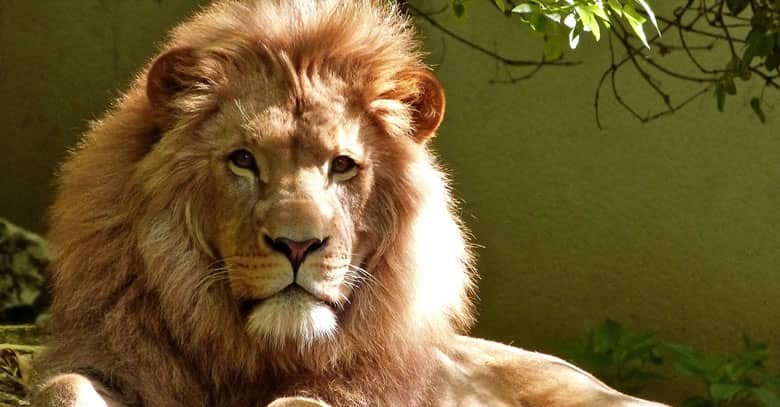
//> input picture testingJC/leon.jpg, 780 x 407 px, given in place of the camera
$ ./main   (built with g++ and OpenCV 4)
//> lines starting //> are read from the running program, lines starting //| are printed output that depends on the picture; after the words box and inside, x2 and y2 are one past the last pixel; in counts of white or black regions, pixels touching at a corner belong together

// Librerías que contienen funciones estándar de C++
#include <iostream>
#include <cstdlib>


// Librería que contiene funciones matemáticas
#include <cmath>

// Librerías de OpenCV

// Se pueden cargar todas las Librerías incluyendo
//#include <opencv2/opencv.hpp>

// Contiene las definiciones fundamentales de las matrices e imágenes
#include <opencv2/core/core.hpp>
// Procesamiento de imágenes
#include <opencv2/imgproc/imgproc.hpp>
// Códecs de imágenes
#include <opencv2/imgcodecs/imgcodecs.hpp>
// Manejo de ventanas y eventos de ratón, teclado, etc.
#include <opencv2/highgui/highgui.hpp>
// Lectura de video
#include <opencv2/video/video.hpp>
// Escritura de video
#include <opencv2/videoio/videoio.hpp>

using namespace std;
using namespace cv; // Espacio de nombres de OpenCV (Contiene funciones y definiciones de varios elementos de OpenCV)


int umbral = 255;

int minH = 19, minS = 30, minV = 183;
int maxH = 44, maxS = 255, maxV = 255;


void trackBarEventHSV(int v, void *p){
}

double distancia(double m1[7], double m2[7]){
    double suma = 0.0;
    for(int i=0;i<7;i++){
        suma+=(m1[i]-m2[i])*(m1[i]-m2[i]);
    }
    suma = sqrt(suma);
    return suma;
}


int main(int argc, char *argv[]){

    VideoCapture video(0);

    if(video.isOpened()){
        Mat frame;
        Mat imgHSV;
        Mat roi; // Region of Interes, Zona de Interés

        Mat objeto;

        namedWindow("Frame", WINDOW_AUTOSIZE);
        namedWindow("HSV", WINDOW_AUTOSIZE);
        namedWindow("ROI", WINDOW_AUTOSIZE);

        namedWindow("Objeto", WINDOW_AUTOSIZE);

        createTrackbar("H-Min", "Frame", &minH, 180, trackBarEventHSV, NULL);
        createTrackbar("S-Min", "Frame", &minS, 255, trackBarEventHSV, NULL);
        createTrackbar("V-Min", "Frame", &minV, 255, trackBarEventHSV, NULL);

        createTrackbar("H-Max", "Frame", &maxH, 180, trackBarEventHSV, NULL);
        createTrackbar("S-Max", "Frame", &maxS, 255, trackBarEventHSV, NULL);
        createTrackbar("V-Max", "Frame", &maxV, 255, trackBarEventHSV, NULL);

        int pixel = 0;

        double huMoments[7]; // Momentos invariantes a rotación, traslación y escala que se van a calcular
        Moments momentos; // Momentos generales
        double baseDatos[7] = {0.189952,0.0082864,3.78489e-05,7.83997e-07,4.21973e-12,7.12184e-08,6.5779e-13};
        double cx = 0;
        double cy = 0;

        while(3==3){
            video >> frame;
//> frame is the input picture: 407 rows x 780 cols, CV_8UC3; mean B, G, R 47.5, 91.8, 110.4

            cvtColor(frame, imgHSV, COLOR_BGR2HSV);
//> imgHSV: 407 rows x 780 cols, CV_8UC3; mean H, S, V 22.3, 169.2, 111

            inRange(imgHSV, Scalar(minH, minS, minV), Scalar(maxH, maxS, maxV), roi);
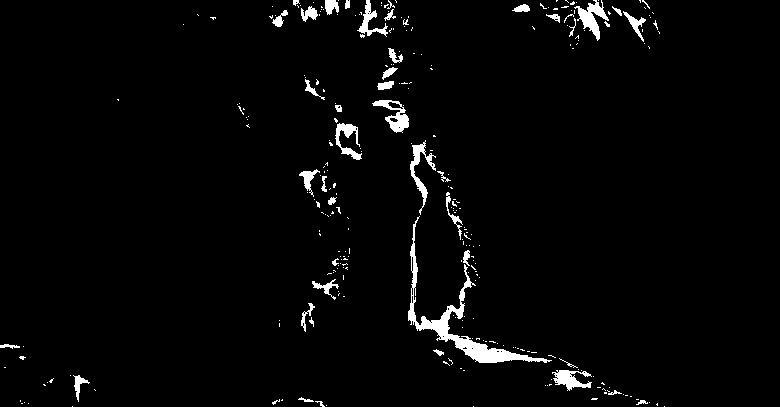
//> roi: 407 rows x 780 cols, CV_8UC1; 2.7% white; 282 white regions (239 under 20 px), largest, box (x1, y1, x2, y2) and area: (408, 216, 552, 363) 2258, (574, 0, 609, 41) 541, (410, 140, 436, 215) 485

            //if(objeto.empty())
            {
                objeto = Mat(Size(frame.cols, frame.rows), CV_8UC3, Scalar(255,255,255));
            }

            for(int i=0;i<roi.rows;i++){
                for(int j=0;j<roi.cols;j++){
                    pixel = roi.at<uchar>(i,j);
                    if(pixel>0){
                        objeto.at<Vec3b>(i,j) = frame.at<Vec3b>(i,j);
                    }
                }
            }
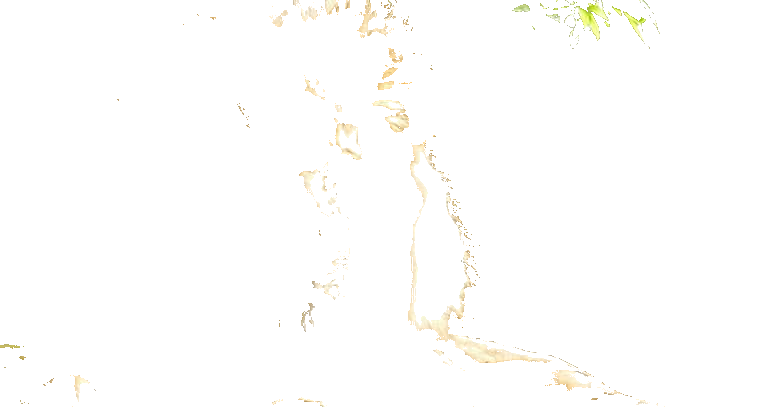
//> objeto: 407 rows x 780 cols, CV_8UC3; mean B, G, R 253, 254.2, 254.5
//> after the loop, pixel = 0

            momentos = moments(roi, true);
//> momentos = moments, m00 8467, centre m10/m00, m01/m00 = (427.8, 195.5)
            HuMoments(momentos, huMoments);
//> huMoments = [3.82, 0.456, 9.32, 0.477, 0.959, -0.262, 0.301]
            /*
            for(int i=0;i<7;i++)
                cout << huMoments[i] << ",";

            cout << endl;
            */
            cout << " Distancia: momentos vs baseDatos: " << distancia(huMoments,baseDatos) << endl;
//> the loop in distancia, `for(int i=0;i<7;i++)` made 7 passes
//> suma on passes 1 to 7: 13.16, 13.37, 100.3, 100.5, 101.4, 101.5, 101.6
//> after the loop in distancia, `for(int i=0;i<7;i++)`: suma = 101.6
//> in distancia, `suma = sqrt(suma);`: suma = 10.08
//|  Distancia: momentos vs baseDatos: 10.0795

            if (distancia(huMoments, baseDatos)<0.03){
//> the loop in distancia (call 2), `for(int i=0;i<7;i++)` made 7 passes
                cx = momentos.m10/momentos.m00;
                cy = momentos.m01/momentos.m00;

                circle(frame, Point(cx,cy),7,Scalar(10,10,203),3);
                putText(frame,"Reconocido",Point(cx,cy-30),FONT_HERSHEY_SIMPLEX,0.5,Scalar(203,10,10));
            }

            imshow("Frame", frame);
            imshow("HSV", imgHSV);
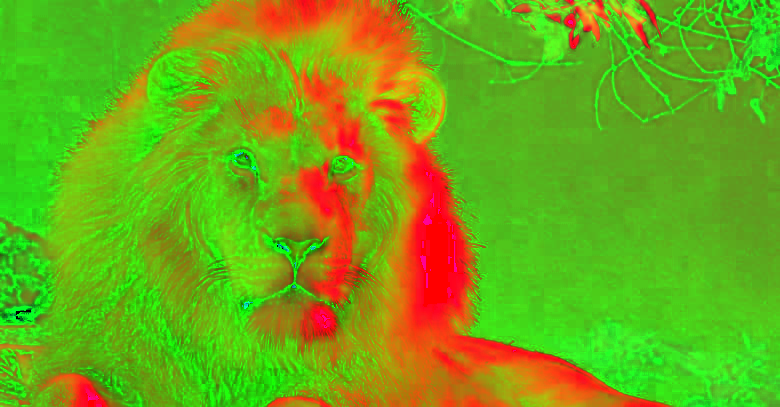
//> window 'HSV': 407 rows x 780 cols, CV_8UC3; mean B, G, R 22.3, 169.2, 111
            imshow("ROI", roi);
            imshow("Objeto", objeto);

            if(waitKey(23)==27)
                break;
        }

        destroyAllWindows();
    }

    return 0;
}

// findContours
// Convex Hull
